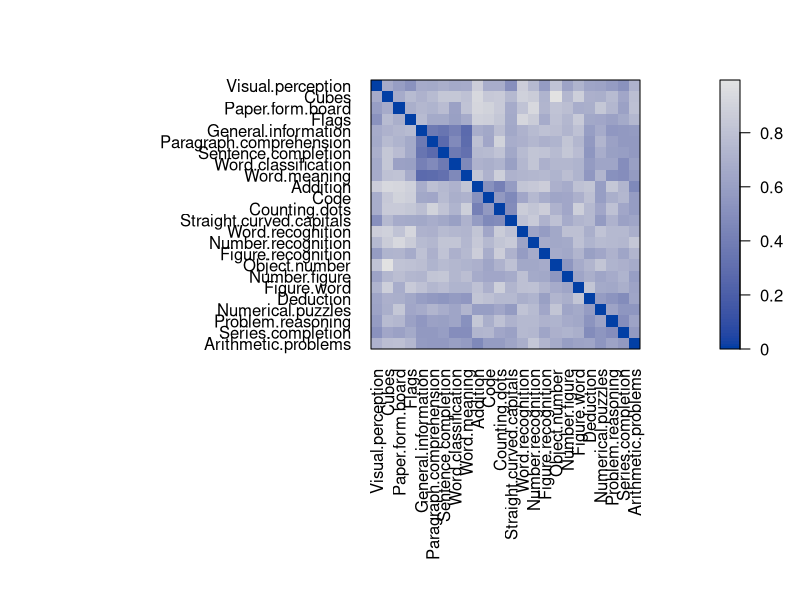
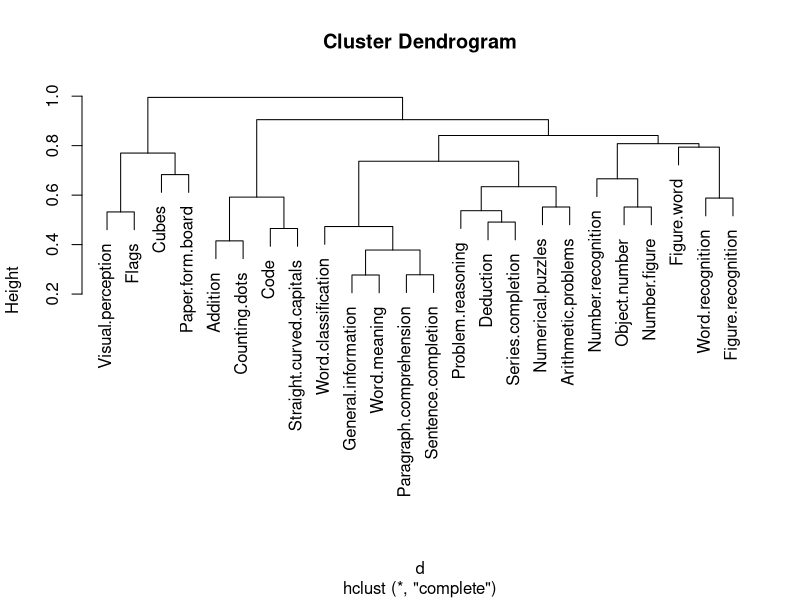
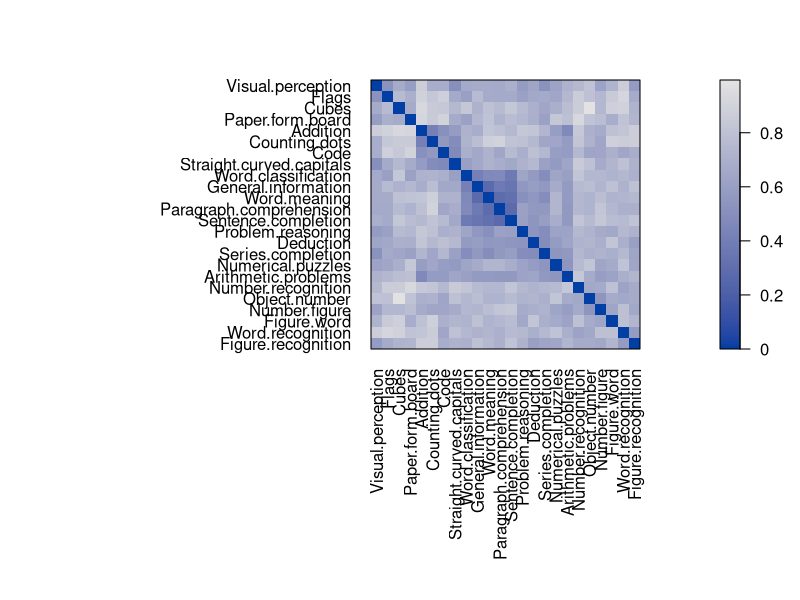
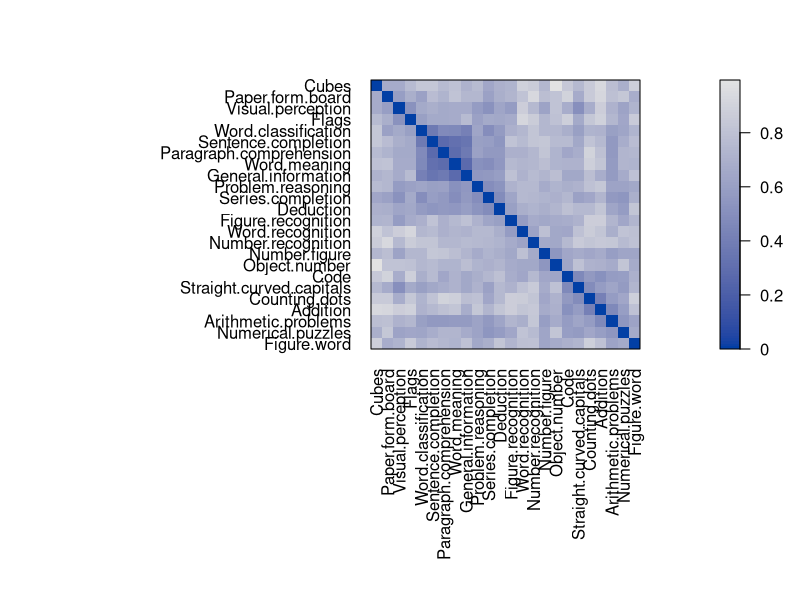

These figures' R source, in order:
library(seriation)


### Name: Psych24
### Title: Results of 24 Psychological Test for 8th Grade Students
### Aliases: Psych24
### Keywords: datasets

### ** Examples

data("Psych24")

## create a dist object and also get rid of the one negative entry in the
## correlation matrix
d <- as.dist(1 - abs(Psych24))

pimage(d)

## do hclust as in Ling (1973)
hc <- hclust(d, method = "complete")
plot(hc)

pimage(d, hc)

## use seriation
order <- seriate(d, method = "tsp")
#order <- seriate(d, method = "tsp", control = list(method = "concorde"))
pimage(d, order)
